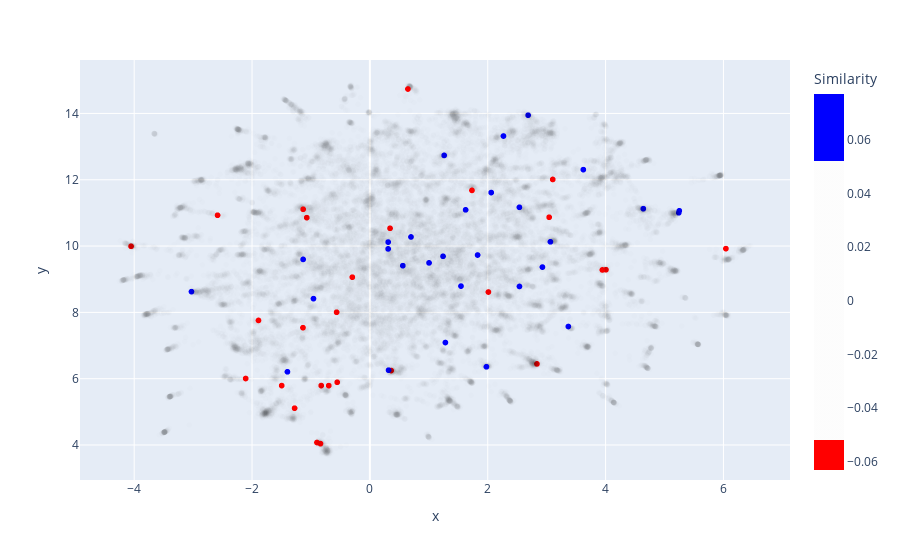

Notebook code for this chart:
### Markdown cell above
#### UMAP coloring by similarity score. 

Zoom into clusters of blue and red to learn more about the signatures that are the most similar and opposite to your input.

### Code cell
import plotly.express as px
maxVal = full_sigs_df.loc[0]['Similarity']
minVal = full_sigs_df.loc[24186]['Similarity']
theRange = maxVal - minVal
highTen = full_sigs_df.loc[19]['Similarity'] - .00001
lowTen = full_sigs_df.loc[24166]['Similarity']+.000001
highCutoff = 1 - (maxVal - highTen)/ theRange
lowcutoff = (lowTen- minVal)/ theRange

fig = px.scatter(umap_df, x='x', y='y', color= 'Similarity', hover_data=['pert_iname'], color_continuous_scale=[(0,'red'),(lowcutoff,'red'),(lowcutoff,'rgba(0, 0, 0, 0.01)'),(highCutoff,'rgba(0, 0, 0, 0.01)'), (highCutoff,'blue'), (1,'blue')])
fig.show()

### Figure 1 — Plotly figure (JSON) as saved in the notebook; plotly's stock layout.template omitted (floating-point values rounded to 4 significant figures; data arrays with more than 128 entries replaced by an {"elided": "..."} marker saying what was removed)
{"data": [{"customdata": {"elided": "24187x1 str values"}, "hovertemplate": "x=%{x}<br>y=%{y}<br>pert_iname=%{customdata[0]}<br>Similarity=%{marker.color}<extra></extra>", "legendgroup": "", "marker": {"color": {"elided": "24187 float values"}, "coloraxis": "coloraxis", "symbol": "circle"}, "mode": "markers", "name": "", "showlegend": false, "type": "scattergl", "x": {"elided": "24187 float values"}, "xaxis": "x", "y": {"elided": "24187 float values"}, "yaxis": "y"}], "layout": {"coloraxis": {"colorbar": {"title": {"text": "Similarity"}}, "colorscale": [[0, "red"], [0.07858, "red"], [0.07858, "rgba(0, 0, 0, 0.01)"], [0.8214, "rgba(0, 0, 0, 0.01)"], [0.8214, "blue"], [1, "blue"]]}, "legend": {"tracegroupgap": 0}, "margin": {"t": 60}, "xaxis": {"anchor": "y", "domain": [0, 1], "title": {"text": "x"}}, "yaxis": {"anchor": "x", "domain": [0, 1], "title": {"text": "y"}}}}
